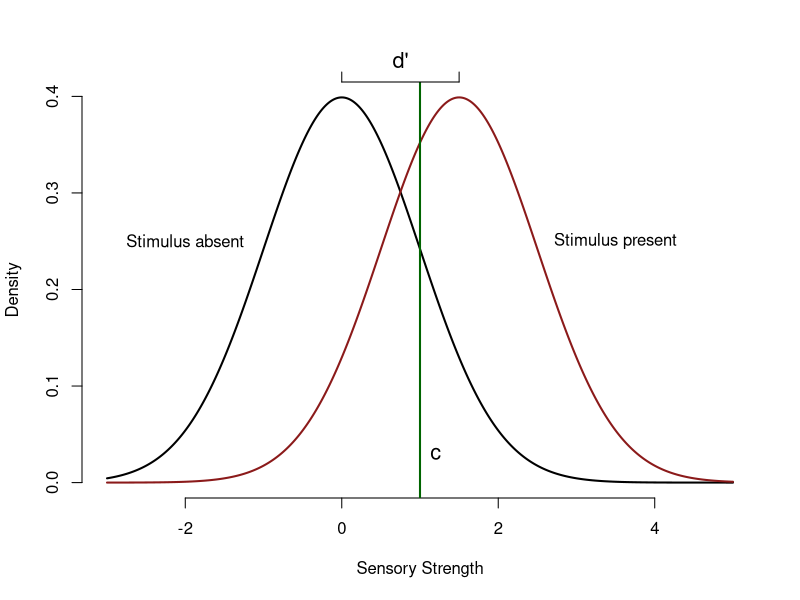

R code for this plot:
############### First High-Thrshold Model #################################################

#negative log likelihood of high-threshold model
nll.ht <- function(par, y){ #1. argument: vector with parameters, 2. arg: vector with data (h, m, f, c)
  d <- par[1]
  g <- par[2]
  p <- 1:4 # reserve space
  p[1] <- d + (1 - d) * g   #probability of a hit
  p[2] <- 1 - p[1]          # probability of a miss
  p[3] <- g                 # probability of a false alarm
  p[4] <- 1 - p[3]          #probability of a correct rejection
  return(-sum(y * log(p)))
}

y <- c(75, 25, 30, 20) #h, m, f, c
par <- c(.5, .5) #starting values for probability parameters
out <- optim(par, nll.ht, y = y)
out$par
out$value

################ Model Comparison High-Threshold Model ####################################


#negative log likelihood for any one condition
nll.condition <- function(par, y){ #assign par=c(d, g), y = c(h, m, f, c)
  p <- 1:4
  d <- par[1]
  g <- par[2]
  p[1] <- d + (1 - d) * g
  p[2] <- 1 - p[1]
  p[3] <- g
  p[4] <- 1 - p[3]
  return(-sum(y * log(p)))
}

#negative log likelihood for General Model:
#assign par4 = (d1, g1, d2, g2), y8 = (h1, m1, f1, c1, h2, m2, f2, c2)
nll.g <- function(par4, y8){            
  nll.condition(par4[1:2], y8[1:4]) +     #condition 1
    nll.condition(par4[3:4], y8[5:8])       #condition 2
}

#negative log likelihood for Model 1:
#assign par3 = (d, g1, g2), y8 = (h1, m1, f1, c1, h2, m2, f2, c2)
nll.1 <- function(par3, y8){            
  nll.condition(par3[1:2], y8[1:4]) +     #condition 1
    nll.condition(par3[c(1, 3)], y8[5:8])       #condition 2
}

#negative log likelihood for Model 2:
#assign par3 = (d1, d2, g), y8 = (h1, m1, f1, c1, h2, m2, f2, c2)
nll.2 <- function(par3, y8){            
  nll.condition(par3[c(1, 3)], y8[1:4]) +     #condition 1
    nll.condition(par3[2:3], y8[5:8])       #condition 2
}



### Data analysis
dat <- c(22, 28, 22, 28   #h, m, f, c for condition 1
         , 35, 15, 21, 29) #h, m, f, c for condition 2

#General Model
par.m <- c(.5, .5, .5, .5) #starting values
mod.g  <- optim(par.m, nll.g,y8 = dat, hessian = T)

#Model 1
par.m <- c(.5, .5, .5) #starting values
mod.1 <- optim(par.m, nll.1, y8 = dat, hessian = T)

#Model 2
par.m <- c(.5, .5, .5) #starting values
mod.2 <- optim(par.m, nll.2, y8 = dat, hessian = T)



### Model comparison

G1 <- 2*(mod.1$value - mod.g$value)
G2 <- 2*(mod.2$value - mod.g$value)

qchisq(.95, df = 1) #Critical value for alpha = .05

c(m1 = 1 - pchisq(G1, df = 1), m2 = 1 - pchisq(G2, df = 1)) #p-values



############### First Signal Detection Model #################################################

##Graph
x <- seq(-3, 5, .01)
y.noise <- dnorm(x)
y.signal <- dnorm(x, 1.5)

plot(x, y.noise
     , type = "l", lwd = 2
     , xlim = range(x)
     , frame.plot = F
     , ylab = "Density"
     , xlab = "Sensory Strength"
)
lines(x, y.signal, col = "firebrick4", lwd = 2)
# make.line(0)
# make.line(1.5, 1.5)
abline(v = 1, lwd = 2, col = "darkgreen")
axis(3, at = c(0, 1.5), labels = c("", ""))
mtext("d'", 3, line = .5, at = .75, cex = 1.3)
text(1.2, .03, "c", cex = 1.3)
text(-2, .25, "Stimulus absent")
text(3.5, .25, "Stimulus present")

##Model
#log likelihood for signal detection
ll.sd <- function(par, y){       #par = c(d', c) y = c(hit, miss, fa, cr)
  p <- 1:4
  p[1] <- 1 - pnorm(par[2], par[1], 1)
  p[2] <- 1 - p[1]
  p[3] <- 1 - pnorm(par[2], 0, 1)
  p[4] <- 1 - p[3]
  -sum(y * log(p))
}

#Data analysis
y <- c(40, 10, 30, 20)
par <- c(1, 0) #starting values
out <- optim(par, ll.sd, y = y)
out$par


#####SDT for 2 conditions

#par = c(d'1, d'2, c) y = c(hit1, miss1, fa1, cr1, hit2, miss2, fa2, cr2)
nll.sdt <- function(par3, y8){            
  ll.sd(par3[c(1, 3)], y8[1:4]) +     #condition 1
    ll.sd(par3[2:3], y8[5:8])       #condition 2
}

### Data analysis
dat <- c(22, 28, 22, 28   #h, m, f, c for condition 1
         , 35, 15, 21, 29) #h, m, f, c for condition 2

par.m <- c(1, 2, 1) #starting values
out2  <- optim(par.m, nll.sdt, y8 = dat, hessian = T)





